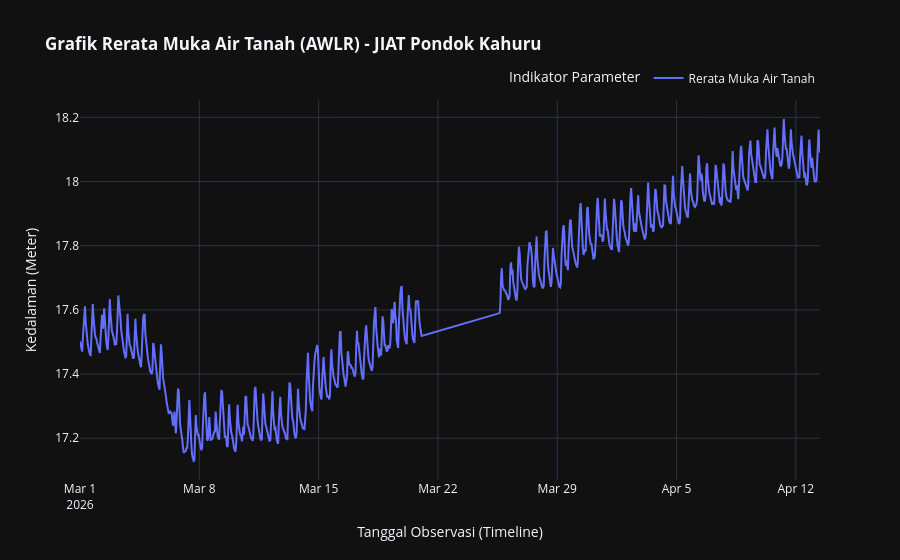

Notebook cell for this chart:
### Code cell
import pandas as pd
import plotly.express as px

# =======================================================
# 1. IMPORT & FILTER KOLOM
# =======================================================
file_path = r"D:\RnD_JIAT\data\Pos_AWLR_JIAT_Pondok_Kahuru.csv"
df_plot = pd.read_csv(file_path)

# Deteksi Kolom Waktu dan Tetapkan formatnya secara mutlak menjadi Datetime
kolom_waktu = df_plot.columns[0]
df_plot[kolom_waktu] = pd.to_datetime(df_plot[kolom_waktu])

# NYALAKAN FILTER: Hanya sedot memori kolom data yang mengandung kata "Rerata"
kolom_rerata_saja = [col for col in df_plot.columns if 'rerata' in col.lower()]

# Langkah aman cadangan (Jika kata 'Rerata' tidak ditemukan, paksa plotting kolom kedua)
if len(kolom_rerata_saja) == 0:
    kolom_rerata_saja = [df_plot.columns[1]]

# =======================================================
# 2. EKSEKUSI VISUALISASI DENGAN PLOTLY
# =======================================================
fig = px.line(
    df_plot, 
    x=kolom_waktu, 
    y=kolom_rerata_saja,
    title='<b>Grafik Rerata Muka Air Tanah (AWLR) - JIAT Pondok Kahuru</b>',
    template='plotly_dark'
)

# =======================================================
# 3. KOSMETIKA & LAYOUTING INTERAKTIF
# =======================================================
fig.update_layout(
    xaxis_title='Tanggal Observasi (Timeline)',
    yaxis_title='Kedalaman (Meter)',
    hovermode='x unified',             # Kunci agar kursor mouse memunculkan toolstip panjang menyambung
    legend_title='Indikator Parameter',
    legend=dict(
        orientation="h",
        yanchor="bottom", y=1.02,
        xanchor="right", x=1
    )
)

# [OPSIONAL] Karena ini membahas Kedalaman sumur, biasanya hidrolog membalik sumbu Y
# Semakin bertambah nilai Kedalamannya, grafiknya akan semakin turun. 
# Jika ingin memberlakukan standar tersebut, HAPUS TANDA PAGAR (#) di awal baris kode ini:
# fig.update_yaxes(autorange="reversed")

# Render Diagram!
fig.show()

### Figure 1 — Plotly figure (JSON) as saved in the notebook; plotly's stock layout.template omitted (floating-point values rounded to 4 significant figures; data arrays with more than 128 entries replaced by an {"elided": "..."} marker saying what was removed)
{"data": [{"hovertemplate": "variable=Rerata Muka Air Tanah<br>Waktu=%{x}<br>value=%{y}<extra></extra>", "legendgroup": "Rerata Muka Air Tanah", "line": {"color": "#636efa", "dash": "solid"}, "marker": {"symbol": "circle"}, "mode": "lines", "name": "Rerata Muka Air Tanah", "orientation": "v", "showlegend": true, "type": "scatter", "x": {"elided": "934 str values"}, "xaxis": "x", "y": {"elided": "934 float values"}, "yaxis": "y"}], "layout": {"hovermode": "x unified", "legend": {"orientation": "h", "title": {"text": "Indikator Parameter"}, "tracegroupgap": 0, "x": 1, "xanchor": "right", "y": 1.02, "yanchor": "bottom"}, "title": {"text": "<b>Grafik Rerata Muka Air Tanah (AWLR) - JIAT Pondok Kahuru</b>"}, "xaxis": {"anchor": "y", "domain": [0, 1], "title": {"text": "Tanggal Observasi (Timeline)"}}, "yaxis": {"anchor": "x", "domain": [0, 1], "title": {"text": "Kedalaman (Meter)"}}}}
